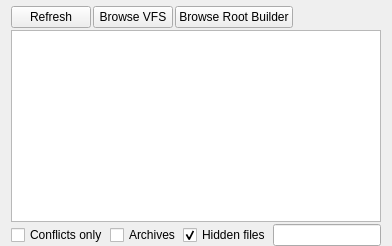
           <widget class="QWidget" name="dataTab">
            <attribute name="title">
             <string>Data</string>
            </attribute>
            <layout class="QVBoxLayout" name="verticalLayout_5">
             <property name="spacing">
              <number>2</number>
             </property>
             <property name="topMargin">
              <number>6</number>
             </property>
             <property name="bottomMargin">
              <number>0</number>
             </property>
             <item>
              <layout class="QHBoxLayout" name="horizontalLayout_12">
               <item>
                <widget class="QPushButton" name="dataTabRefresh">
                 <property name="toolTip">
                  <string>Refresh the data structure.</string>
                 </property>
                 <property name="whatsThis">
                  <string>Refresh the data structure.</string>
                 </property>
                 <property name="text">
                  <string>Refresh</string>
                 </property>
                 <property name="icon">
                  <iconset resource="resources.qrc">
                   <normaloff>:/MO/gui/resources/view-refresh.png</normaloff>:/MO/gui/resources/view-refresh.png</iconset>
                 </property>
                </widget>
               </item>
               <item>
                <widget class="QPushButton" name="dataTabBrowseVFS">
                 <property name="toolTip">
                  <string>Mount the virtual filesystem and open the game Data folder in a file manager.</string>
                 </property>
                 <property name="text">
                  <string>Browse VFS</string>
                 </property>
                </widget>
               </item>
               <item>
                <widget class="QPushButton" name="dataTabBrowseRootBuilder">
                 <property name="toolTip">
                  <string>Deploy Root Builder files and open the game root folder in a file manager.</string>
                 </property>
                 <property name="text">
                  <string>Browse Root Builder</string>
                 </property>
                </widget>
               </item>
               <item>
                <spacer name="horizontalSpacer_4">
                 <property name="orientation">
                  <enum>Qt::Horizontal</enum>
                 </property>
                 <property name="sizeHint" stdset="0">
                  <size>
                   <width>40</width>
                   <height>20</height>
                  </size>
                 </property>
                </spacer>
               </item>
              </layout>
             </item>
             <item>
              <layout class="QHBoxLayout" name="horizontalLayout_2">
               <item>
                <widget class="QTreeView" name="dataTree">
                 <property name="contextMenuPolicy">
                  <enum>Qt::CustomContextMenu</enum>
                 </property>
                 <property name="whatsThis">
                  <string>This is an overview of your data directory as visible to the game (and tools). </string>
                 </property>
                 <property name="alternatingRowColors">
                  <bool>true</bool>
                 </property>
                 <property name="selectionMode">
                  <enum>QAbstractItemView::ExtendedSelection</enum>
                 </property>
                 <property name="uniformRowHeights">
                  <bool>true</bool>
                 </property>
                 <property name="sortingEnabled">
                  <bool>true</bool>
                 </property>
                </widget>
               </item>
              </layout>
             </item>
             <item>
              <layout class="QHBoxLayout" name="horizontalLayout_13" stretch="1,1,2">
               <item>
                <widget class="QCheckBox" name="dataTabShowOnlyConflicts">
                 <property name="toolTip">
                  <string>Filter the list so that only conflicts are displayed.</string>
                 </property>
                 <property name="whatsThis">
                  <string>Filter the list so that only conflicts are displayed.</string>
                 </property>
                 <property name="text">
                  <string>Conflicts only</string>
                 </property>
                </widget>
               </item>
               <item>
                <widget class="QCheckBox" name="dataTabShowFromArchives">
                 <property name="toolTip">
                  <string>Filter the list so that files from archives are shown.</string>
                 </property>
                 <property name="statusTip">
                  <string/>
                 </property>
                 <property name="whatsThis">
                  <string>Filter the list so that files from archives are shown.</string>
                 </property>
                 <property name="text">
                  <string>Archives</string>
                 </property>
                </widget>
               </item>
               <item>
                <widget class="QCheckBox" name="dataTabShowHiddenFiles">
                 <property name="toolTip">
                  <string>Filter the list so that hidden files are shown.</string>
                 </property>
                 <property name="statusTip">
                  <string/>
                 </property>
                 <property name="whatsThis">
                  <string>Filter the list so that hidden files are shown.</string>
                 </property>
                 <property name="text">
                  <string>Hidden files</string>
                 </property>
                 <property name="checked">
                  <bool>true</bool>
                 </property>
                </widget>
               </item>
               <item>
                <widget class="QLineEdit" name="dataTabFilter">
                 <property name="toolTip">
                  <string>Filter the Data tree.</string>
                 </property>
                 <property name="whatsThis">
                  <string>Filter the Data tree.</string>
                 </property>
                </widget>
               </item>
              </layout>
             </item>
            </layout>
           </widget>
